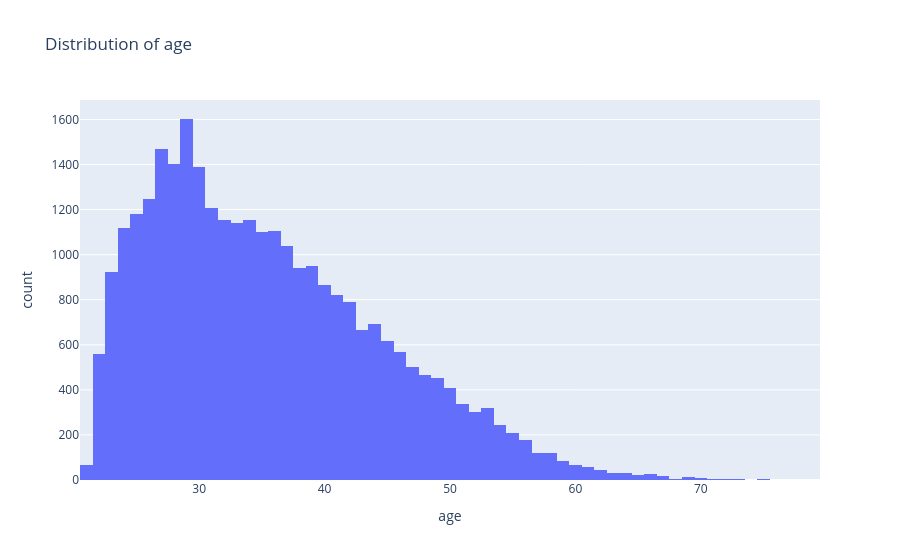

The notebook cell saved with this chart:
### Code cell
px.histogram(df, x='age', title = 'Distribution of age')

### Figure 1 — Plotly figure (JSON) as saved in the notebook; plotly's stock layout.template omitted (floating-point values rounded to 4 significant figures; data arrays with more than 128 entries replaced by an {"elided": "..."} marker saying what was removed)
{"data": [{"alignmentgroup": "True", "bingroup": "x", "hovertemplate": "age=%{x}<br>count=%{y}<extra></extra>", "legendgroup": "", "marker": {"color": "#636efa"}, "name": "", "offsetgroup": "", "orientation": "v", "showlegend": false, "type": "histogram", "x": {"elided": "30000 int values"}, "xaxis": "x", "yaxis": "y"}], "layout": {"barmode": "relative", "legend": {"tracegroupgap": 0}, "title": {"text": "Distribution of age"}, "xaxis": {"anchor": "y", "domain": [0, 1], "title": {"text": "age"}}, "yaxis": {"anchor": "x", "domain": [0, 1], "title": {"text": "count"}}}}
